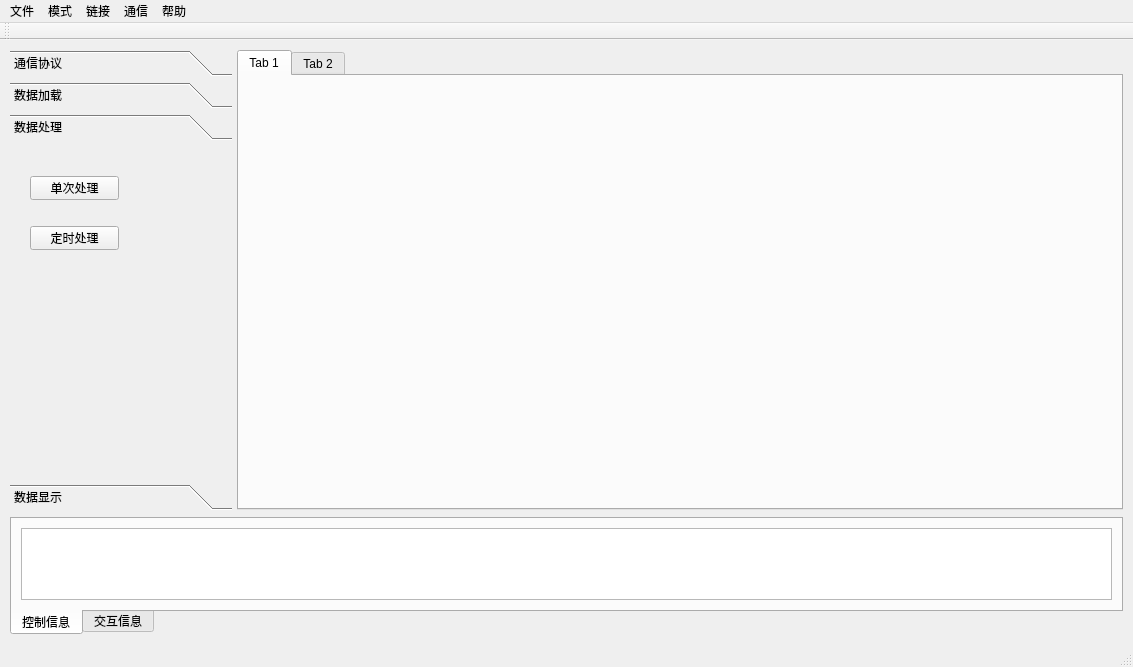
<?xml version="1.0" encoding="UTF-8"?>
<ui version="4.0">
 <class>MainWindow</class>
 <widget class="QMainWindow" name="MainWindow">
  <property name="geometry">
   <rect>
    <x>0</x>
    <y>0</y>
    <width>1133</width>
    <height>667</height>
   </rect>
  </property>
  <property name="windowTitle">
   <string>MainWindow</string>
  </property>
  <widget class="QWidget" name="ui_win">
   <layout class="QHBoxLayout" name="horizontalLayout_4" stretch="0">
    <item>
     <layout class="QVBoxLayout" name="ui_imag_reco" stretch="5,1">
      <property name="spacing">
       <number>7</number>
      </property>
      <property name="sizeConstraint">
       <enum>QLayout::SetDefaultConstraint</enum>
      </property>
      <property name="leftMargin">
       <number>1</number>
      </property>
      <property name="topMargin">
       <number>1</number>
      </property>
      <property name="rightMargin">
       <number>1</number>
      </property>
      <property name="bottomMargin">
       <number>1</number>
      </property>
      <item>
       <layout class="QHBoxLayout" name="ui_ctrl" stretch="1,4">
        <property name="spacing">
         <number>5</number>
        </property>
        <item>
         <layout class="QVBoxLayout" name="ui_ctrl_flow">
          <item>
           <widget class="QToolBox" name="ui_flow">
            <property name="layoutDirection">
             <enum>Qt::LeftToRight</enum>
            </property>
            <property name="currentIndex">
             <number>2</number>
            </property>
            <widget class="QWidget" name="ui_flow_cnt">
             <property name="geometry">
              <rect>
               <x>0</x>
               <y>0</y>
               <width>218</width>
               <height>300</height>
              </rect>
             </property>
             <attribute name="label">
              <string>通信协议</string>
             </attribute>
             <layout class="QGridLayout" name="gridLayout">
              <item row="0" column="0">
               <widget class="QPushButton" name="ui_uart">
                <property name="text">
                 <string>串口通信</string>
                </property>
               </widget>
              </item>
              <item row="0" column="1">
               <widget class="QProgressBar" name="ui_uart_spd">
                <property name="value">
                 <number>0</number>
                </property>
               </widget>
              </item>
              <item row="1" column="0">
               <widget class="QPushButton" name="ui_net">
                <property name="text">
                 <string>网口通信</string>
                </property>
               </widget>
              </item>
              <item row="1" column="1">
               <widget class="QProgressBar" name="ui_net_spd">
                <property name="maximum">
                 <number>500</number>
                </property>
                <property name="value">
                 <number>0</number>
                </property>
               </widget>
              </item>
              <item row="2" column="0">
               <widget class="QPushButton" name="ui_uvc">
                <property name="text">
                 <string>监控通信</string>
                </property>
               </widget>
              </item>
              <item row="2" column="1">
               <widget class="QProgressBar" name="ui_uvc_spd">
                <property name="maximum">
                 <number>500</number>
                </property>
                <property name="value">
                 <number>0</number>
                </property>
               </widget>
              </item>
             </layout>
            </widget>
            <widget class="QWidget" name="ui_flow_load">
             <property name="geometry">
              <rect>
               <x>0</x>
               <y>0</y>
               <width>218</width>
               <height>300</height>
              </rect>
             </property>
             <attribute name="label">
              <string>数据加载</string>
             </attribute>
             <widget class="QPushButton" name="ui_flow_ctrl">
              <property name="geometry">
               <rect>
                <x>20</x>
                <y>50</y>
                <width>89</width>
                <height>24</height>
               </rect>
              </property>
              <property name="text">
               <string>流程管理</string>
              </property>
             </widget>
             <widget class="QPushButton" name="ui_flow_fpga">
              <property name="geometry">
               <rect>
                <x>20</x>
                <y>100</y>
                <width>89</width>
                <height>24</height>
               </rect>
              </property>
              <property name="text">
               <string>FPGA配置</string>
              </property>
             </widget>
            </widget>
            <widget class="QWidget" name="ui_flow_solve">
             <property name="geometry">
              <rect>
               <x>0</x>
               <y>0</y>
               <width>218</width>
               <height>300</height>
              </rect>
             </property>
             <attribute name="label">
              <string>数据处理</string>
             </attribute>
             <widget class="QPushButton" name="ui_time_solve">
              <property name="geometry">
               <rect>
                <x>20</x>
                <y>80</y>
                <width>89</width>
                <height>24</height>
               </rect>
              </property>
              <property name="text">
               <string>定时处理</string>
              </property>
             </widget>
             <widget class="QPushButton" name="ui_once_solve">
              <property name="geometry">
               <rect>
                <x>20</x>
                <y>30</y>
                <width>89</width>
                <height>24</height>
               </rect>
              </property>
              <property name="text">
               <string>单次处理</string>
              </property>
             </widget>
            </widget>
            <widget class="QWidget" name="ui_imag_result">
             <property name="geometry">
              <rect>
               <x>0</x>
               <y>0</y>
               <width>218</width>
               <height>300</height>
              </rect>
             </property>
             <attribute name="label">
              <string>数据显示</string>
             </attribute>
             <widget class="QPushButton" name="ui_chart">
              <property name="geometry">
               <rect>
                <x>20</x>
                <y>20</y>
                <width>89</width>
                <height>24</height>
               </rect>
              </property>
              <property name="text">
               <string>坐标显示</string>
              </property>
             </widget>
             <widget class="QPushButton" name="ui_imag">
              <property name="geometry">
               <rect>
                <x>20</x>
                <y>60</y>
                <width>89</width>
                <height>24</height>
               </rect>
              </property>
              <property name="text">
               <string>图像显示</string>
              </property>
             </widget>
            </widget>
           </widget>
          </item>
         </layout>
        </item>
        <item>
         <layout class="QHBoxLayout" name="ui_show" stretch="0">
          <item>
           <layout class="QVBoxLayout" name="ui_show_1">
            <item>
             <layout class="QGridLayout" name="ui_show_2">
              <item row="2" column="0">
               <widget class="QTabWidget" name="ui_display">
                <property name="currentIndex">
                 <number>0</number>
                </property>
                <widget class="QWidget" name="tab">
                 <attribute name="title">
                  <string>Tab 1</string>
                 </attribute>
                </widget>
                <widget class="QWidget" name="tab_2">
                 <attribute name="title">
                  <string>Tab 2</string>
                 </attribute>
                </widget>
               </widget>
              </item>
             </layout>
            </item>
           </layout>
          </item>
         </layout>
        </item>
       </layout>
      </item>
      <item>
       <layout class="QHBoxLayout" name="ui_info">
        <item>
         <widget class="QTabWidget" name="tab_console">
          <property name="tabPosition">
           <enum>QTabWidget::South</enum>
          </property>
          <property name="currentIndex">
           <number>0</number>
          </property>
          <widget class="QWidget" name="tab_info">
           <attribute name="title">
            <string>控制信息</string>
           </attribute>
           <layout class="QHBoxLayout" name="horizontalLayout">
            <item>
             <widget class="QTextBrowser" name="ui_info_log"/>
            </item>
           </layout>
          </widget>
          <widget class="QWidget" name="tab_protocol">
           <attribute name="title">
            <string>交互信息</string>
           </attribute>
           <layout class="QVBoxLayout" name="verticalLayout">
            <item>
             <widget class="QTextBrowser" name="ui_prot_log"/>
            </item>
           </layout>
          </widget>
         </widget>
        </item>
       </layout>
      </item>
     </layout>
    </item>
   </layout>
  </widget>
  <widget class="QMenuBar" name="menubar">
   <property name="geometry">
    <rect>
     <x>0</x>
     <y>0</y>
     <width>1133</width>
     <height>25</height>
    </rect>
   </property>
   <widget class="QMenu" name="menufile">
    <property name="title">
     <string>文件</string>
    </property>
    <addaction name="action_file"/>
   </widget>
   <widget class="QMenu" name="menumode">
    <property name="title">
     <string>模式</string>
    </property>
    <addaction name="actionbat"/>
   </widget>
   <widget class="QMenu" name="menuconnect">
    <property name="title">
     <string>链接</string>
    </property>
   </widget>
   <widget class="QMenu" name="menuparameter">
    <property name="title">
     <string>通信</string>
    </property>
    <addaction name="action_net"/>
    <addaction name="action_uart"/>
    <addaction name="action_uvc"/>
   </widget>
   <widget class="QMenu" name="menuhelp">
    <property name="title">
     <string>帮助</string>
    </property>
   </widget>
   <addaction name="menufile"/>
   <addaction name="menumode"/>
   <addaction name="menuconnect"/>
   <addaction name="menuparameter"/>
   <addaction name="menuhelp"/>
  </widget>
  <widget class="QStatusBar" name="statusbar"/>
  <widget class="QToolBar" name="toolBar">
   <property name="windowTitle">
    <string>toolBar</string>
   </property>
   <attribute name="toolBarArea">
    <enum>TopToolBarArea</enum>
   </attribute>
   <attribute name="toolBarBreak">
    <bool>false</bool>
   </attribute>
  </widget>
  <action name="action_net">
   <property name="text">
    <string>网口</string>
   </property>
  </action>
  <action name="action_uart">
   <property name="text">
    <string>串口</string>
   </property>
  </action>
  <action name="action_uvc">
   <property name="text">
    <string>监控</string>
   </property>
  </action>
  <action name="action_file">
   <property name="text">
    <string>配置</string>
   </property>
  </action>
  <action name="actionbat">
   <property name="text">
    <string>脚本</string>
   </property>
  </action>
 </widget>
 <resources/>
 <connections/>
</ui>
